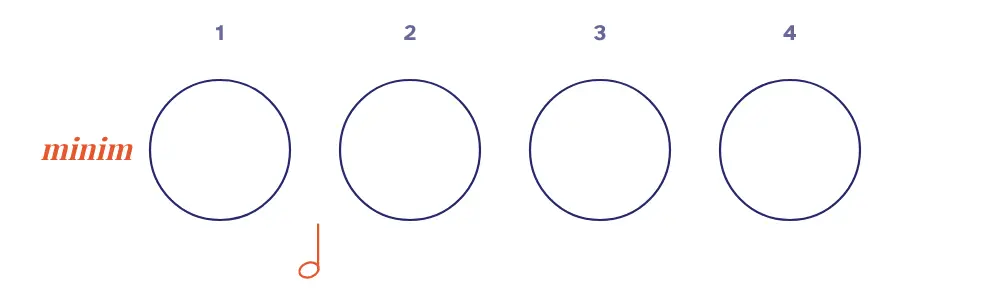
#> input picture books/read/pops/D-minim.webp, 1000 x 300 px; its folder holds only this picture in this run
$ python pophints.py
#> lines starting #> are read from the running program, lines starting #| are printed output that depends on the picture; after the words box and inside, x2 and y2 are one past the last pixel; in counts of white or black regions, pixels touching at a corner belong together
# Her 18 Nov ("힌트를 하나씩"): find the numbered hint steps (orange 1 2 3 circles) and the answer strip on every pop-up picture,
# so Read & listen can hide the hints and reveal them one at a time during "Pause and try", and keep the answer line back until it is said.
import glob, json, os, numpy as np
from PIL import Image
D=os.path.dirname(os.path.abspath(__file__)); P=os.path.join(D,'../../books/read/pops')
def blobs(mask):
    H,W=mask.shape; seen=np.zeros_like(mask); out=[]
    ys,xs=np.nonzero(mask)
    for y,x in zip(ys,xs):
        if seen[y,x]: continue
        st=[(y,x)]; seen[y,x]=1; pts=[]
        while st:
            cy,cx=st.pop(); pts.append((cy,cx))
            for ny,nx in ((cy+1,cx),(cy-1,cx),(cy,cx+1),(cy,cx-1)):
                if 0<=ny<H and 0<=nx<W and mask[ny,nx] and not seen[ny,nx]: seen[ny,nx]=1; st.append((ny,nx))
        a=np.array(pts); y0,x0=a.min(0); y1,x1=a.max(0); out.append((x0,y0,x1-x0+1,y1-y0+1,len(pts)))
    return out
R={}
for f in sorted(glob.glob(P+'/*.webp')):
    im=np.asarray(Image.open(f).convert('RGB')).astype(int); H,W,_=im.shape
#> after `H, W, _ = im.shape`: H = 300; W = 1000
    r,g,b=im[...,0],im[...,1],im[...,2]
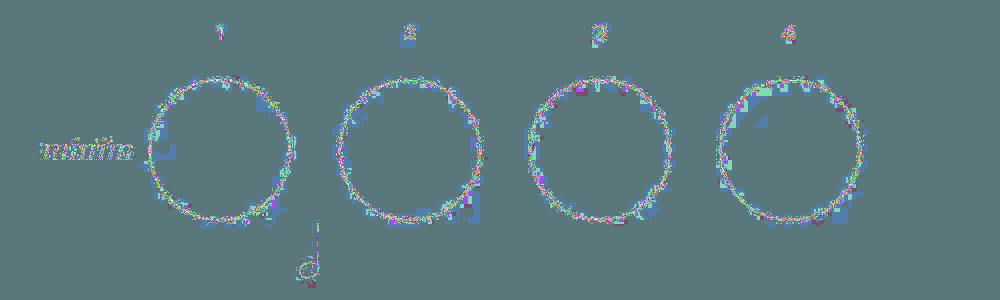
#> r: shape (300, 1000) int64; 230 distinct labels, from 26 to 255; one colour per label, 0 black
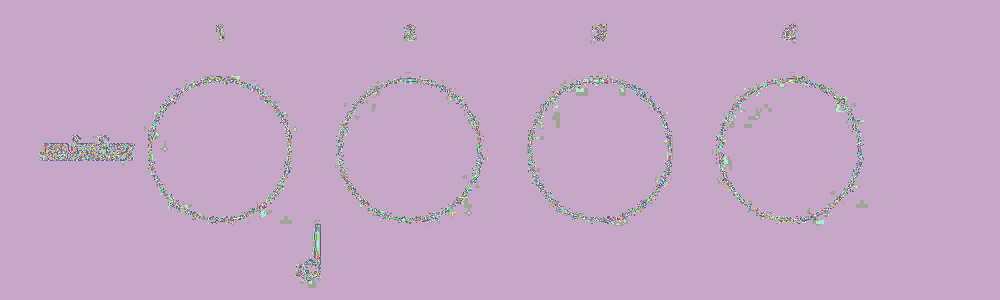
#> g: shape (300, 1000) int64; 235 distinct labels, from 21 to 255; one colour per label, 0 black
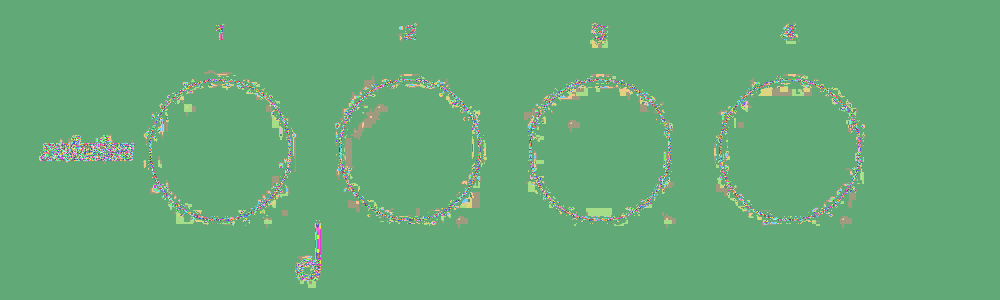
#> b: shape (300, 1000) int64; 222 distinct labels, from 33 to 255; one colour per label, 0 black
    org=(r>190)&(g>60)&(g<130)&(b<90)
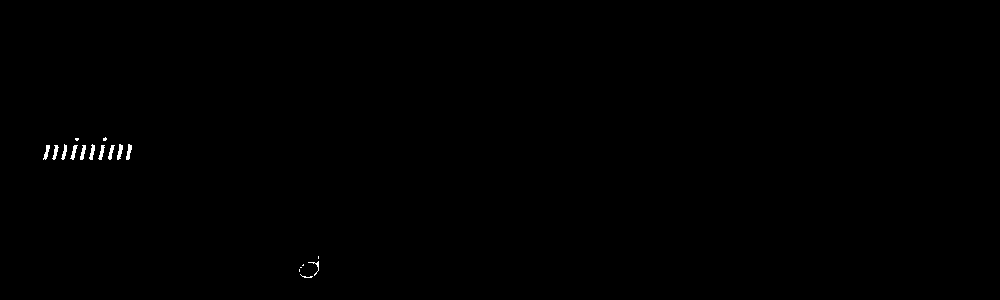
#> org: shape (300, 1000) bool; 0.2% white; 18 white regions (7 under 20 px), largest, box (x1, y1, x2, y2) and area: (117, 144, 123, 160) 57, (126, 144, 132, 160) 57, (70, 145, 78, 160) 54
    cs=[c for c in blobs(org) if 16<=c[2]<=48 and 16<=c[3]<=48 and abs(c[2]-c[3])<=4 and c[4]>0.45*c[2]*c[3] and c[1]>H*0.35]
#> in blobs, `ys,xs=np.nonzero(mask)`: ys = 613 values from 137 to 277; xs = 613 values, max 318 at index 552, min 43 at index 488, mean 110.4
#> the loop in blobs, `for y,x in zip(ys,xs):` made 613 passes
#> (y, x) on passes 3 to 5: (138, 76), (138, 77), (138, 78)
#> after the loop in blobs, `for y,x in zip(ys,xs):`: out = 23 items, first 6: (103, 137, 4, 4, 12), (75, 138, 4, 3, 10), (61, 144, 6, 16, 49), (89, 144, 6, 16, 54), (117, 144, 6, 16, 57), (126, 144, 6, 16, 57)
#> cs = []
    # a row of 2-4 circles at the same height
    rows={}; cl=[]
    for c in sorted(cs,key=lambda c:c[1]+c[3]/2):
        if cl and abs((c[1]+c[3]/2)-(cl[-1][-1][1]+cl[-1][-1][3]/2))<=8: cl[-1].append(c)
        else: cl.append([c])
#> this loop made 0 passes
#> after the loop, cl = []
    rows=dict(enumerate(cl))
#> rows = 0 items
    good=[v for v in rows.values() if len(v)>=2 and min(c[0] for c in v)<0.045*W]   # the hint row starts at the left margin
#> good = []
    row=max(good,key=lambda v:min(c[1] for c in v)) if good else []
#> row = []
    row=sorted(row,key=lambda c:c[0])
    if len(row)<2: continue
    ink=(im.sum(2)<600)   # non-white
    cy0=min(c[1] for c in row)-6
    # a light rule across the picture below the hints = the answer strip's top
    rule=None
    for y in range(cy0+30,H):
        line=(np.abs(im[y]-im[y].mean(0)).sum(1)<30)&(im[y].sum(1)<735)&(im[y].sum(1)>500)
        if line.sum()>W*0.6: rule=y; break
    bot=(rule-3) if rule else H-1
    rows_ink=np.nonzero(ink[cy0:bot].any(1))[0]; y1=cy0+(rows_ink.max() if len(rows_ink) else bot-cy0)+6
    hints=[]
    for k,c in enumerate(row):
        x0=c[0]-6; x1=(row[k+1][0]-8) if k+1<len(row) else W-4
        hints.append([round(x0/W,4),round(cy0/H,4),round((x1-x0)/W,4),round((min(y1,bot)-cy0)/H,4)])
    ans=None
    if rule and not f.endswith('-q.webp'):
        ai=np.nonzero(ink[rule+3:].any(1))[0]
        if len(ai): ans=[0,round((rule+2)/H,4),1,round((ai.max()+10)/H,4)]
    R[os.path.basename(f)[:-5]]={'h':hints,'a':ans}
json.dump(R,open(os.path.join(D,'pophints.json'),'w'))
print(len(R),'pictures with hints;',sum(1 for v in R.values() if v['a']),'with an answer strip')

$ run again, on books/read/pops/E1-k1.webp
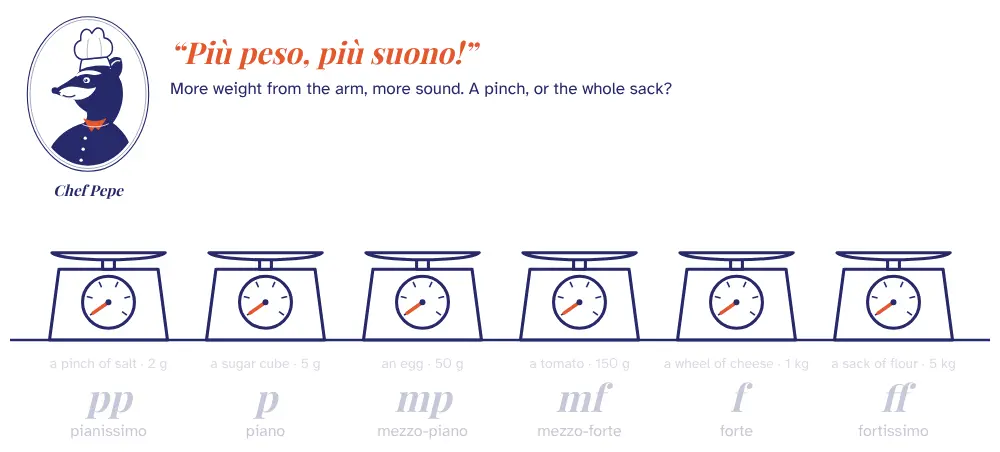
#> input picture books/read/pops/E1-k1.webp, 1000 x 452 px
#> r: shape (452, 1000) int64; 236 distinct labels, from 15 to 255
#> g: shape (452, 1000) int64; 236 distinct labels, from 14 to 255
#> `r,g,b=im[...,0],im[...,1],im[...,2]`:
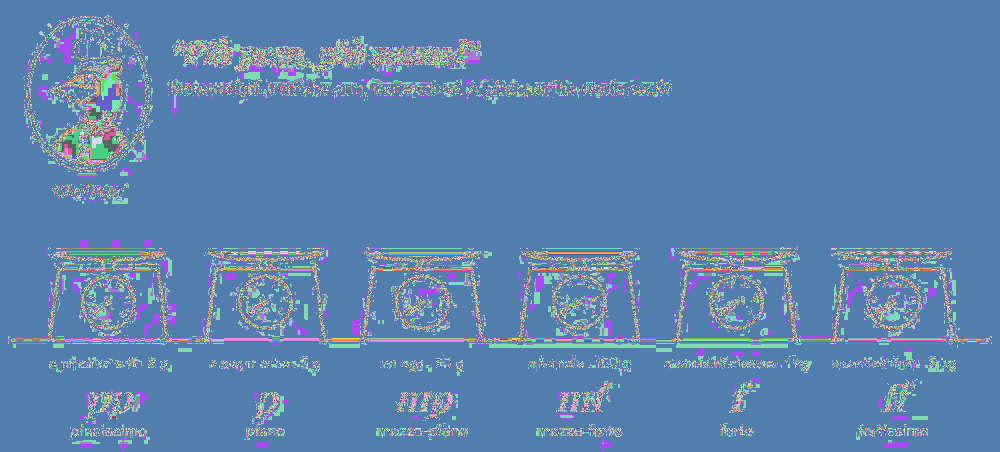
#> b: shape (452, 1000) int64; 228 distinct labels, from 28 to 255; one colour per label, 0 black
#> `org=(r>190)&(g>60)&(g<130)&(b<90)`:
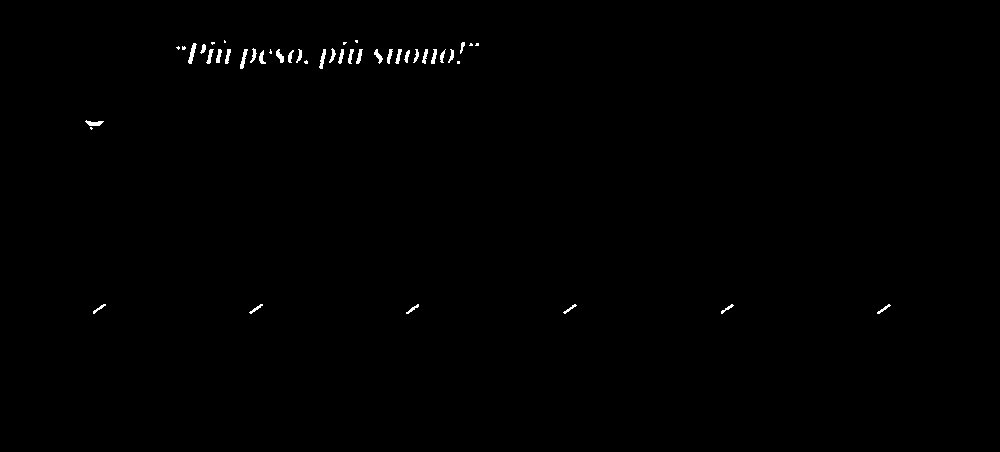
#> org: shape (452, 1000) bool; 0.38% white; 45 white regions (12 under 20 px), largest, box (x1, y1, x2, y2) and area: (188, 43, 197, 64) 85, (240, 49, 248, 69) 73, (319, 49, 326, 69) 70
#> ys = 1738 values from 40 to 313; xs = 1738 values, max 890 at index 1541, min 85 at index 1429, mean 334.4
#> the loop in blobs, `for y,x in zip(ys,xs):` made 1738 passes
#> (y, x) on passes 3 to 5: (40, 356), (40, 357), (41, 224)
#> after the loop in blobs, `for y,x in zip(ys,xs):`: out = 46 items, first 6: (224, 40, 2, 3, 5), (355, 40, 3, 3, 8), (211, 42, 4, 3, 9), (343, 42, 4, 3, 9), (460, 42, 5, 12, 32), (188, 43, 9, 21, 85)
#> cs = []
#> rows = 0 items
#> good = []

$ run again, on books/read/pops/E4-1.webp
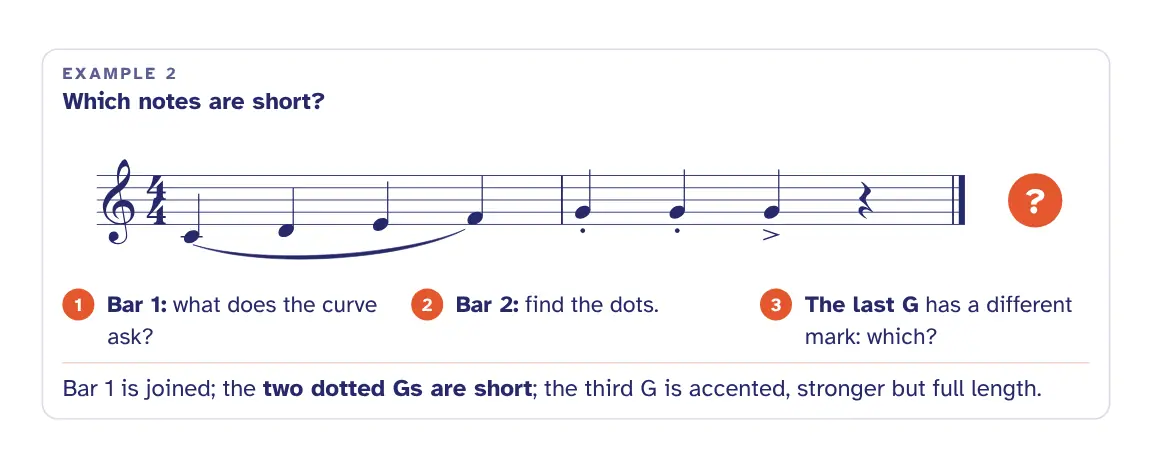
#> input picture books/read/pops/E4-1.webp, 1152 x 469 px
#> r: shape (469, 1152) int64; 235 distinct labels, from 19 to 255
#> g: shape (469, 1152) int64; 239 distinct labels, from 17 to 255
#> `r,g,b=im[...,0],im[...,1],im[...,2]`:
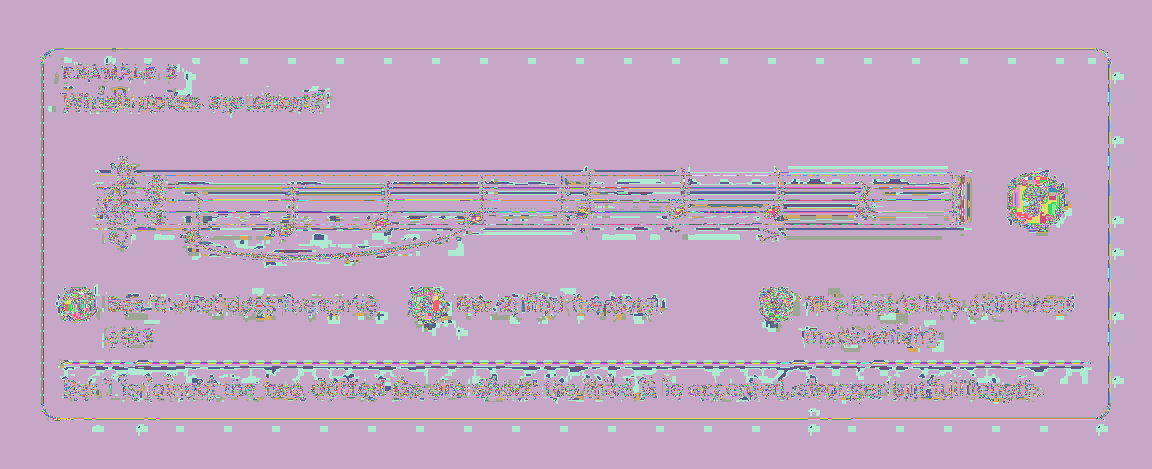
#> b: shape (469, 1152) int64; 232 distinct labels, from 21 to 255; one colour per label, 0 black
#> `org=(r>190)&(g>60)&(g<130)&(b<90)`:
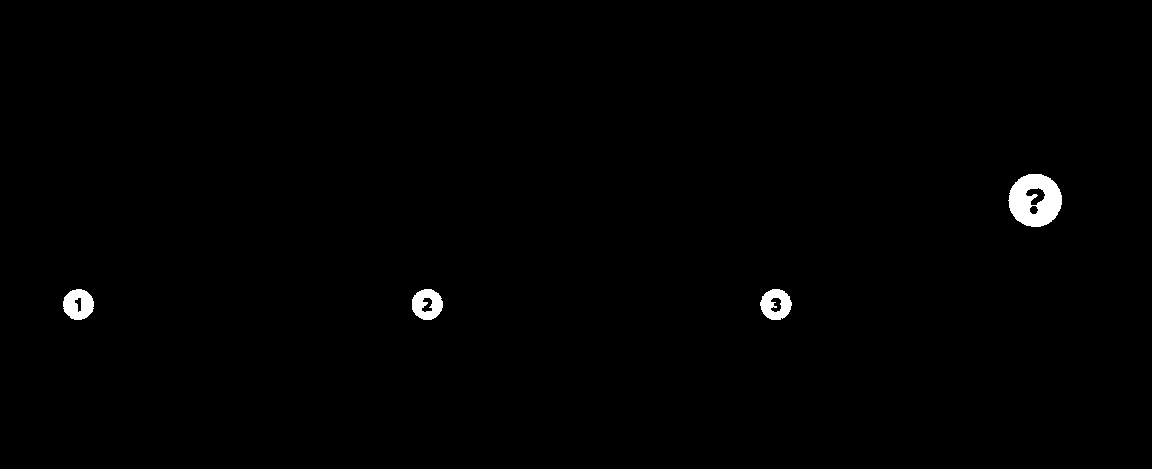
#> org: shape (469, 1152) bool; 0.75% white; 4 white regions, box (x1, y1, x2, y2) and area: (1008, 174, 1062, 227) 2007, (63, 289, 94, 320) 702, (412, 289, 443, 320) 670, (760, 289, 792, 320) 665
#> ys = 4044 values from 174 to 319; xs = 4044 values, max 1061 at index 778, min 63 at index 2756, mean 725.2
#> the loop in blobs, `for y,x in zip(ys,xs):` made 4044 passes
#> (y, x) on passes 2 to 4: (174, 1029), (174, 1030), (174, 1031)
#> after the loop in blobs, `for y,x in zip(ys,xs):`: out = [(1008, 174, 54, 53, 2007), (63, 289, 31, 31, 702), (412, 289, 31, 31, 670), (760, 289, 32, 31, 665)]
#> cs = [(63, 289, 31, 31, 702), (412, 289, 31, 31, 670), (760, 289, 32, 31, 665)]
#> the loop `for c in sorted(cs,key=lambda c:c[1]+c[3]/2):` made 3 passes
#> after the loop `for c in sorted(cs,key=lambda c:c[1]+c[3]/2):`: cl = [[(63, 289, 31, 31, 702), (412, 289, 31, 31, 670), (760, 289, 32, 31, 665)]]
#> rows = {0: [(63, 289, 31, 31, 702), (412, 289, 31, 31, 670), (760, 289, 32, 31, 665)]}
#> good = []
